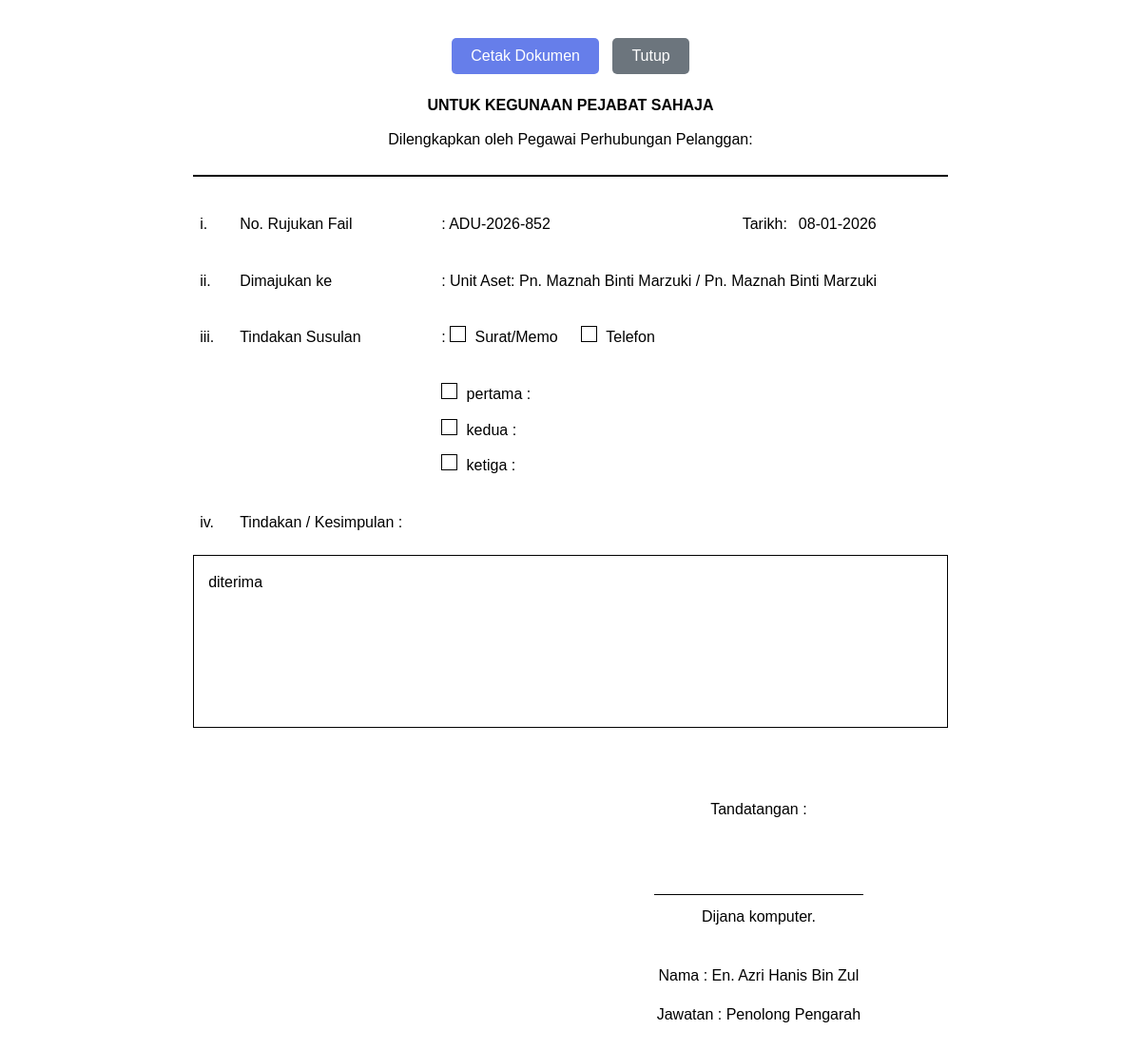
Screenshot of /admin/unit-aduan-dalaman/generate_dokumen.php?id=33 (signed in) with the database file from the repository.
### tables this page shows
CREATE TABLE `dokumen_unit_aduan` (
  `id` int NOT NULL,
  `complaint_id` int NOT NULL,
  `no_rujukan_fail` varchar(100) DEFAULT NULL,
  `dimajukan_ke_officer_id` int DEFAULT NULL COMMENT 'Unit Aset Officer',
  `tindakan_susulan` text,
  `tindakan_kesimpulan` text,
  `tarikh` date DEFAULT NULL,
  `created_by` int DEFAULT NULL,
  `created_at` timestamp NULL DEFAULT CURRENT_TIMESTAMP,
  `updated_at` timestamp NULL DEFAULT CURRENT_TIMESTAMP ON UPDATE CURRENT_TIMESTAMP
);

CREATE TABLE `complaints` (
  `id` int NOT NULL,
  `ticket_number` varchar(50) NOT NULL,
  `jenis` enum('aduan','cadangan') NOT NULL,
  `perkara` varchar(500) NOT NULL,
  `keterangan` text NOT NULL,
  `user_id` int DEFAULT NULL,
  `nama_pengadu` varchar(255) NOT NULL,
  `alamat` text,
  `no_telefon` varchar(50) DEFAULT NULL,
  `poskod` varchar(10) DEFAULT NULL,
  `jawatan` varchar(255) DEFAULT NULL,
  `bahagian` varchar(255) DEFAULT NULL,
  `tingkat` varchar(50) DEFAULT NULL,
  `email` varchar(255) NOT NULL,
  `no_sambungan` varchar(50) DEFAULT NULL,
  `jenis_aset` varchar(100) DEFAULT NULL,
  `no_pendaftaran_aset` varchar(100) DEFAULT NULL,
  `pengguna_akhir` varchar(255) DEFAULT NULL,
  `tarikh_kerosakan` date DEFAULT NULL,
  `perihal_kerosakan` varchar(255) DEFAULT NULL,
  `perihal_kerosakan_value` varchar(100) DEFAULT NULL,
  `officer_id` int DEFAULT NULL,
  `pegawai_penerima` varchar(255) DEFAULT NULL,
  `status` enum('pending','dalam_pemeriksaan','sedang_dibaiki','selesai','dibatalkan') DEFAULT 'pending',
  `workflow_status` enum('baru','disahkan_unit_aduan','dimajukan_unit_aset','dalam_semakan_unit_aset','dimajukan_pegawai_pelulus','diluluskan','ditolak','dimajukan_unit_it','selesai') DEFAULT 'baru',
  `unit_aduan_verified_by` int DEFAULT NULL,
  `priority` enum('rendah','sederhana','tinggi','kritikal') DEFAULT 'sederhana',
  `progress` int DEFAULT '0',
  `rating` enum('cemerlang','baik','memuaskan','tidak_memuaskan') DEFAULT NULL,
  `feedback_comment` text,
  `created_at` timestamp NOT NULL DEFAULT CURRENT_TIMESTAMP,
  `updated_at` timestamp NOT NULL DEFAULT CURRENT_TIMESTAMP ON UPDATE CURRENT_TIMESTAMP,
  `completed_at` timestamp NULL DEFAULT NULL,
  `unit_aduan_verified_at` datetime DEFAULT NULL,
  `dimajukan_ke` int DEFAULT NULL COMMENT 'Unit Aset Officer ID',
  `tindakan_susulan` text,
  `tindakan_kesimpulan` text,
  `unit_aset_officer_id` int DEFAULT NULL,
  `unit_aset_reviewed_at` datetime DEFAULT NULL,
  `pegawai_pelulus_id` int DEFAULT NULL,
  `pegawai_pelulus_reviewed_at` datetime DEFAULT NULL,
  `pegawai_pelulus_status` enum('diluluskan','ditolak','pending') DEFAULT 'pending',
  `unit_aset_processed_by` int DEFAULT NULL COMMENT 'User ID who processed in Unit Aset',
  `unit_aset_processed_at` datetime DEFAULT NULL COMMENT 'When Unit Aset processed',
  `approval_officer_id` int DEFAULT NULL COMMENT 'Approval officer for this complaint',
  `unit_it_officer_id` int DEFAULT NULL COMMENT 'Unit IT officer assigned to execute the work',
  `unit_it_assigned_at` datetime DEFAULT NULL COMMENT 'When Unit IT was assigned',
  `unit_it_completed_by` int DEFAULT NULL COMMENT 'User ID who completed in Unit IT',
  `unit_it_completed_at` datetime DEFAULT NULL COMMENT 'When Unit IT completed the work'
);

CREATE TABLE `unit_aset_officers` (
  `id` int NOT NULL,
  `nama` varchar(255) NOT NULL,
  `email` varchar(255) DEFAULT NULL,
  `no_telefon` varchar(50) DEFAULT NULL,
  `jawatan` varchar(255) DEFAULT NULL,
  `status` enum('aktif','tidak_aktif') DEFAULT 'aktif',
  `created_at` timestamp NULL DEFAULT CURRENT_TIMESTAMP,
  `updated_at` timestamp NULL DEFAULT CURRENT_TIMESTAMP ON UPDATE CURRENT_TIMESTAMP
);

CREATE TABLE `users` (
  `id` int NOT NULL,
  `nama_penuh` varchar(255) NOT NULL,
  `email` varchar(255) NOT NULL,
  `password` varchar(255) NOT NULL,
  `jawatan` varchar(255) DEFAULT NULL,
  `bahagian` varchar(255) DEFAULT NULL,
  `unit` varchar(100) DEFAULT NULL,
  `no_sambungan` varchar(50) DEFAULT NULL,
  `tingkat` varchar(50) DEFAULT NULL,
  `role` enum('user','admin','unit_aduan_dalaman','unit_aset','bahagian_pentadbiran_kewangan','unit_it_sokongan','unit_korporat','unit_pentadbiran','staff') DEFAULT 'user',
  `status` enum('active','inactive') DEFAULT 'active',
  `created_at` timestamp NOT NULL DEFAULT CURRENT_TIMESTAMP,
  `updated_at` timestamp NOT NULL DEFAULT CURRENT_TIMESTAMP ON UPDATE CURRENT_TIMESTAMP,
  `reset_token` varchar(255) DEFAULT NULL,
  `reset_token_expires` datetime DEFAULT NULL
);

### admin/unit-aduan-dalaman/generate_dokumen.php (the view, shortened to what this page needs)
<?php
$db = getDB();
$complaint_id = intval($_GET['id'] ?? 0);
$stmt = $db->prepare("
    SELECT c.*,
           u.nama_penuh as verified_by_name,
           uao.nama as dimajukan_ke_nama,
           uao.email as dimajukan_ke_email
    FROM complaints c
    LEFT JOIN users u ON c.unit_aduan_verified_by = u.id
    LEFT JOIN unit_aset_officers uao ON c.dimajukan_ke = uao.id
    WHERE c.id = ?
");
$stmt->execute([$complaint_id]);
$complaint = $stmt->fetch();
$stmt = $db->prepare("SELECT * FROM dokumen_unit_aduan WHERE complaint_id = ?");
$stmt->execute([$complaint_id]);
$dokumen = $stmt->fetch();
?>
<!DOCTYPE html>
<html lang="ms">
<head>
</head>
<body>
    <div class="no-print">
        <button onclick="window.print()" style="padding: 10px 20px; background: #667eea; color: white; border: none; border-radius: 5px; cursor: pointer; font-size: 16px;">
            <i class="fas fa-print"></i> Cetak Dokumen
        </button>
        <button onclick="window.close()" style="padding: 10px 20px; background: #6c757d; color: white; border: none; border-radius: 5px; cursor: pointer; font-size: 16px; margin-left: 10px;">
            Tutup
        </button>
    </div>
    <div class="header">
        <h1>UNTUK KEGUNAAN PEJABAT SAHAJA</h1>
        <p style="margin: 10px 0;">Dilengkapkan oleh Pegawai Perhubungan Pelanggan:</p>
    </div>
    <div class="section">
        <table>
            <tr>
                <td style="width: 30px;">i.</td>
                <td style="width: 200px;">No. Rujukan Fail</td>
                <td>: <?php echo htmlspecialchars($dokumen['no_rujukan_fail'] ?? $complaint['ticket_number']); ?></td>
                <td style="width: 150px; text-align: right;">Tarikh:</td>
                <td style="width: 150px;"><?php echo date('d-m-Y', strtotime($dokumen['tarikh'] ?? $complaint['created_at'])); ?></td>
            </tr>
        </table>
    </div>
    <div class="section">
        <table>
            <tr>
                <td style="width: 30px;">ii.</td>
                <td style="width: 200px;">Dimajukan ke</td>
                <td>: Unit Aset: <?php echo htmlspecialchars($complaint['dimajukan_ke_nama'] ?? '-'); ?>
                    <?php if (!empty($complaint['dimajukan_ke_nama'])): ?>
                    / <?php echo htmlspecialchars($complaint['dimajukan_ke_nama']); ?>
                    <?php endif; ?>
                </td>
            </tr>
        </table>
    </div>
    <div class="section">
        <table>
            <tr>
                <td style="width: 30px;">iii.</td>
                <td style="width: 200px;">Tindakan Susulan</td>
                <td>:
                    <div class="checkbox <?php echo ($dokumen && strpos($dokumen['tindakan_susulan'], 'Surat') !== false) ? 'checked' : ''; ?>"></div> Surat/Memo
                    <span style="margin-left: 20px;">
                        <div class="checkbox <?php echo ($dokumen && strpos($dokumen['tindakan_susulan'], 'Telefon') !== false) ? 'checked' : ''; ?>"></div> Telefon
                    </span>
                </td>
            </tr>
        </table>
    </div>
    <div class="section">
        <table>
            <tr>
                <td style="width: 30px;"></td>
                <td style="width: 200px;"></td>
                <td>
                    <div class="checkbox"></div> pertama :
                </td>
            </tr>
            <tr>
                <td></td>
                <td></td>
                <td>
                    <div class="checkbox"></div> kedua :
                </td>
            </tr>
            <tr>
                <td></td>
                <td></td>
                <td>
                    <div class="checkbox"></div> ketiga :
                </td>
            </tr>
        </table>
    </div>
    <div class="section">
        <table>
            <tr>
                <td style="width: 30px;">iv.</td>
                <td style="width: 200px; vertical-align: top;">Tindakan / Kesimpulan :</td>
                <td></td>
            </tr>
        </table>
        <div class="box">
            <?php if (!empty($dokumen['tindakan_kesimpulan'])): ?>
                <?php echo nl2br(htmlspecialchars($dokumen['tindakan_kesimpulan'])); ?>
            <?php else: ?>
                <?php echo nl2br(htmlspecialchars($complaint['tindakan_susulan'] ?? 'Aduan telah diterima dan akan diambil tindakan segera')); ?>
            <?php endif; ?>
        </div>
    </div>
    <div class="signature-section">
        <table style="width: 100%;">
            <tr>
                <td style="width: 50%;"></td>
                <td style="width: 50%; text-align: center;">
                    <p>Tandatangan :</p>
                    <p style="margin-top: 60px; border-top: 1px solid #000; display: inline-block; padding: 10px 50px;">
                        Dijana komputer.
                    </p>
                    <p style="margin-top: 10px;">
                        Nama : <?php echo htmlspecialchars($complaint['verified_by_name'] ?? 'En. Azri Hanis Bin Zul'); ?>
                    </p>
                    <p>
                        Jawatan : Penolong Pengarah
                    </p>
                </td>
            </tr>
        </table>
    </div>
</body>
</html>

### admin/unit-aduan-dalaman/generate_dokumen.php (style rules this page uses)
body { font-family: Arial, sans-serif; line-height: 1.6; color: #000; max-width: 21cm; margin: 0 auto; padding: 20px; }
.header { text-align: center; margin-bottom: 30px; border-bottom: 2px solid #000; padding-bottom: 15px; }
h1 { font-size: 16px; font-weight: bold; margin: 10px 0; }
.section { margin: 20px 0; }
.checkbox { display: inline-block; width: 15px; height: 15px; border: 1px solid #000; margin-right: 5px; text-align: center; }
.box { border: 1px solid #000; padding: 15px; margin: 15px 0; min-height: 150px; }
table { width: 100%; margin: 10px 0; }
td { padding: 5px; }
.no-print { margin: 20px 0; text-align: center; }
.signature-section { margin-top: 50px; }

### rows the page displays
dokumen_unit_aduan: no_rujukan_fail "ADU-2026-852", tarikh "08-01-2026", tindakan_kesimpulan "diterima"
complaints: dimajukan_ke.nama "Pn. Maznah Binti Marzuki", unit_aduan_verified_by.nama_penuh "En. Azri Hanis Bin Zul"
